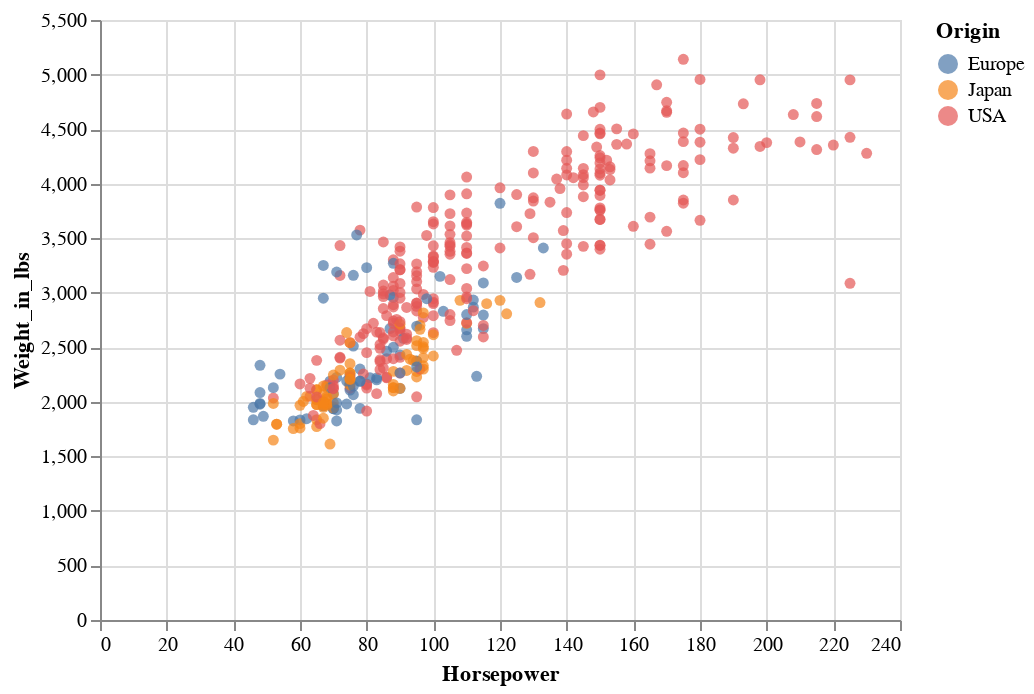

The cell this chart's notebook holds for it:
### Code cell
alt.Chart(cars).mark_circle().encode(
    x=alt.X("Horsepower", type="quantitative"),
    y=alt.Y("Weight_in_lbs", type="quantitative"),
    color=alt.Color("Origin", type="nominal"),
)

### Figure 1 — Vega-Lite specification as saved in the notebook (floating-point values rounded to 4 significant figures; data arrays with more than 128 entries replaced by an {"elided": "..."} marker saying what was removed)
{"$schema": "https://vega.github.io/schema/vega-lite/v2.6.0.json", "config": {"view": {"height": 300, "width": 400}}, "data": {"name": "data-c8f93488148fad3697c74ae8c2dd0e69"}, "datasets": {"data-c8f93488148fad3697c74ae8c2dd0e69": {"elided": "406 records"}}, "encoding": {"color": {"field": "Origin", "type": "nominal"}, "x": {"field": "Horsepower", "type": "quantitative"}, "y": {"field": "Weight_in_lbs", "type": "quantitative"}}, "mark": "circle"}
